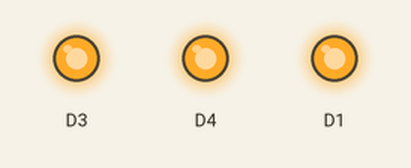
Simulated run of this sketch. Board: ESP8266 (NodeMCU). Parts: output pins drawn as LEDs (lit = HIGH).

Above: at 0.5 s.
At 3.5 s:
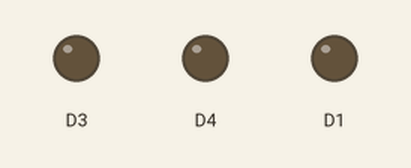
Timing chart, 0 to 4.6 s (numbered marks = the images above):
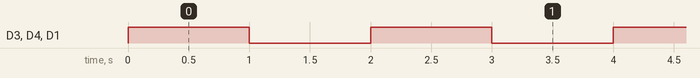

The sketch:

Blink.ino
```cpp
void setup() {
  // initialize digital pin LED_BUILTIN as an output.
  pinMode(D4, OUTPUT);
  pinMode(D1,OUTPUT);
  pinMode(D3,OUTPUT);

}

// the loop function runs over and over again forever
void loop() {
  digitalWrite(D4, HIGH);
  digitalWrite(D1, HIGH);
  digitalWrite(D3,HIGH);
  delay(1000);   // turn the LED on (HIGH is the voltage level)
                   // wait for a second
  digitalWrite(D4, LOW);
  digitalWrite(D1, LOW);
  digitalWrite(D3,LOW);// turn the LED off by making the voltage LOW
  delay(1000);                       // wait for a second
}
```

Measured:
- by itself, D3, D4, D1: alternates HIGH for 1.0 s and LOW for 1.0 s
